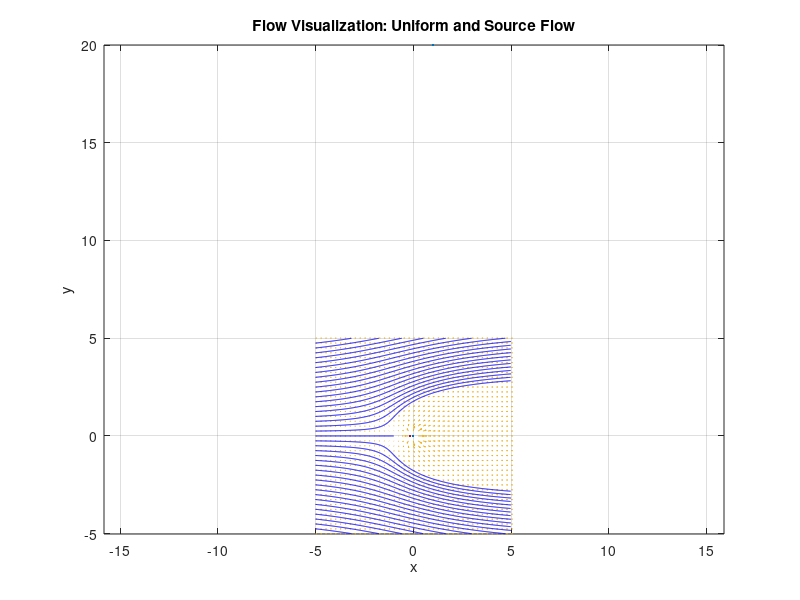

Reproduce this figure in MATLAB. (Note: this script raises an error after producing the figure.)
clc
clear
close all
format long

set(0,'DefaultFigureWindowStyle','docked')
hold off

%% Test plotting methods using numerical values and built in "streamline" function
% Define grid
[x, y] = meshgrid(-5:0.25:5, -5:0.25:5);

% Define uniform flow parameters
uni_vel = 1;    % magnitude of uniform flow, V_inf
uni_thet = deg2rad(0);   % angle of uniform flow (input degrees)

% Define source flow parameters
src_strength = 1;   % strength of the source
src_x = 0;          % x-coordinate of the source
src_y = 0;          % y-coordinate of the source

% Calculate velocity components for uniform flow
u_uni = uni_vel * cos(uni_thet);
v_uni = uni_vel * sin(uni_thet);

% Calculate velocity components for source flow
u_src = src_strength .* (x - src_x) ./ ((x - src_x).^2 + (y - src_y).^2);
v_src = src_strength .* (y - src_y) ./ ((x - src_x).^2 + (y - src_y).^2);

% Total velocity components, based on Laplace'S Equation
u = u_uni + u_src;
v = v_uni + v_src;

% Plot velocity flow field + components
plot(src_x, src_y, Marker=".", MarkerSize=20)
hold on
quiver(x, y, u, v);
xlabel('x');
ylabel('y');
title('Flow Visualization: Uniform and Source Flow');
axis equal
grid

% Stagnation
r_stag = src_strength/(2*pi*uni_vel)
thet_Stag = pi
x_stag = r_stag * cos(thet_Stag)
y_stag = r_stag * sin(thet_Stag)

% Plot streamlines
% figure
plot(x_stag, y_stag, Marker=".", MarkerSize=20)
[startX,startY] = meshgrid(-5, -5:0.25:5);
streamline(x,y,u,v,startX,startY)


%% Symbolic Variables
%{
Now use symbolic variables, allowing for indefinite integration of 
velocity components to compute stream and potential functions
%}

clear
hold off
syms v_inf thet u v x y 
% v_inf = 1;          % velocity magnitude of uniform flow
% thet = deg2rad(0);  % theta angle of uniform flow w.r.t. horizontal

u = v_inf * cos(thet);
v = v_inf * sin(thet);

y = int(v/u, x)
y = subs(y, [v_inf,thet], [1,0])
% y = subs(y, x, -5:1:5)
c = -5:1:5
y = y + c

% partial_stream_y = u
% partial_stream_x = -v
% 
% stream_y = int(partial_stream_y, y)
% stream_x = int(partial_stream_x, x)
% stream_uni = stream_x + stream_y
% 
% stream_uni = subs(stream_uni, [v_inf,thet], [1,0])
% xn = subs(x, x, -5:1:5)
% yn = subs(y, y, -5:1:5)
% stream_uni = subs(stream_uni, [x,y], [xn,yn])

figure
% plot(src_x, src_y, Marker=".", MarkerSize=20)
hold on
fplot(y,[-5 5], Color='b')
xlabel('x');
ylabel('y');
title('Flow Visualization: Uniform and Source Flow');
axis equal
grid
